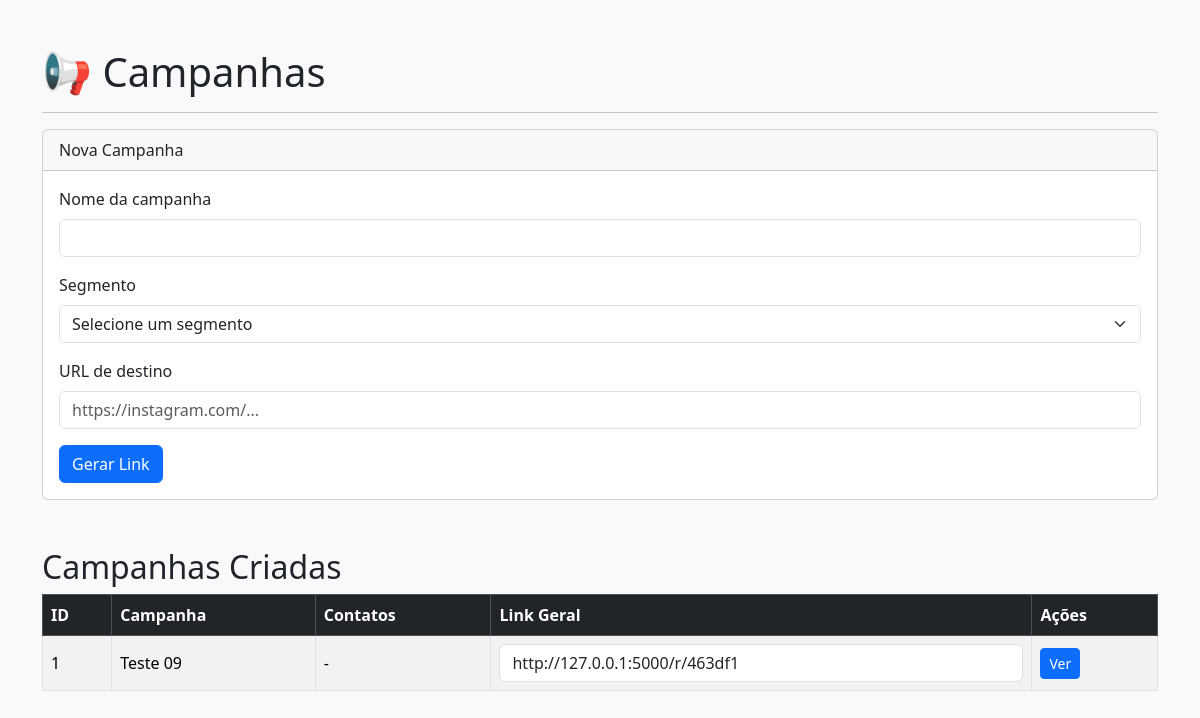
The app's page /campanhas, older data.
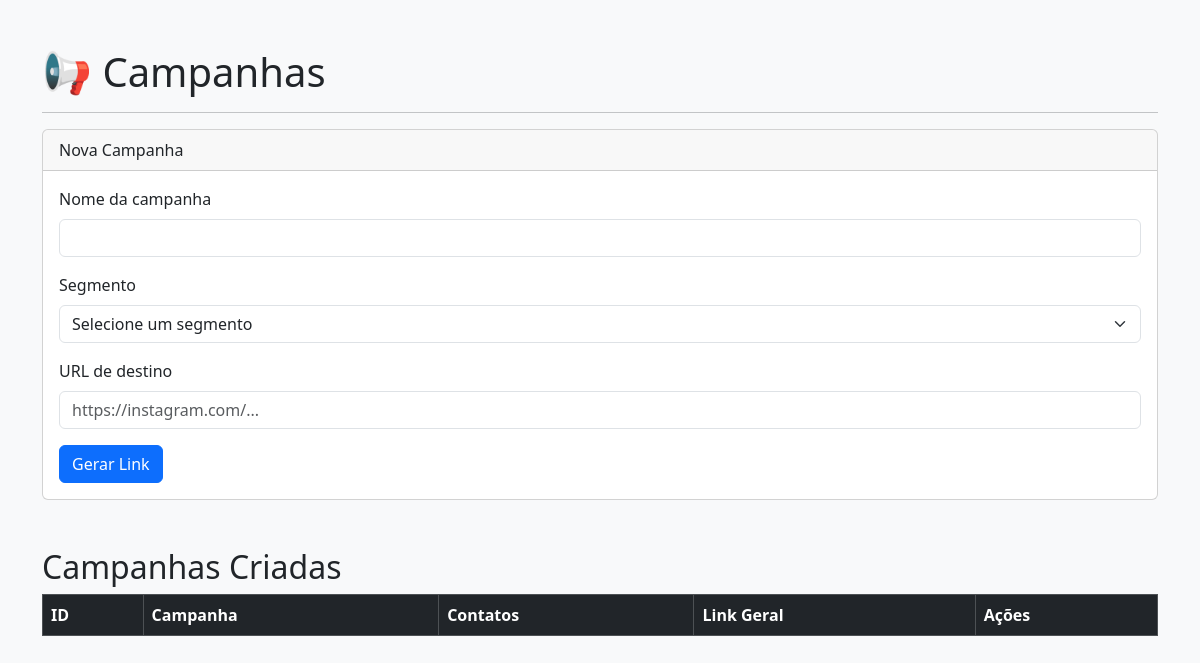
The same page, newer data.
### models/campanha.py (models this page shows)
class Campanha(db.Model):
    __tablename__ = "campanhas"
    id = db.Column(db.Integer, primary_key=True)
    titulo = db.Column(db.String(150), nullable=False)
    destino = db.Column(db.String(500), nullable=False)
    codigo = db.Column(
        db.String(20),
        unique=True,
        nullable=False
    )

### app.py (the view, shortened to what this page needs)
@app.route("/campanhas", methods=["GET", "POST"])
def campanhas():
    lista = Campanha.query.all()
    lista_segmentos = Segmento.query.all()
    return render_template(
        "campanhas.html",
        campanhas=lista,
        segmentos=lista_segmentos
    )

### templates/campanhas.html (shortened to what this page needs)
<!DOCTYPE html>
<html lang="pt-br">
<head>
    <link href="https://cdn.jsdelivr.net/npm/bootstrap@5.3.3/dist/css/bootstrap.min.css" rel="stylesheet">
</head>
<body class="bg-light">
<div class="container mt-5">
    <h1>📢 Campanhas</h1>
    <hr>
    <div class="card mb-5">
        <div class="card-header">
            Nova Campanha
        </div>
        <div class="card-body">
            <form method="POST">
                <div class="mb-3">
                    <label class="form-label">
                        Nome da campanha
                    </label>
                    <input
                        type="text"
                        class="form-control"
                        name="titulo"
                        required>
                </div>
                <div class="mb-3">
                    <label class="form-label">
                        Segmento
                    </label>
                    <select
                        class="form-select"
                        name="segmento"
                        required>
                        <option value="">Selecione um segmento</option>
                    </select>
                </div>
                <div class="mb-3">
                    <label class="form-label">
                        URL de destino
                    </label>
                    <input
                        type="text"
                        class="form-control"
                        name="destino"
                        placeholder="https://instagram.com/..."
                        required>
                </div>
                <button class="btn btn-primary">
                    Gerar Link
                </button>
            </form>
        </div>
    </div>
    <h2>Campanhas Criadas</h2>
    <table class="table table-striped table-bordered align-middle">
        <thead class="table-dark">
            <tr>
                <th>ID</th>
                <th>Campanha</th>
                <th>Contatos</th>
                <th>Link Geral</th>
                <th>Ações</th>
            </tr>
        </thead>
        <tbody>
            {% for campanha in campanhas %}
            <tr>
                <td>{{ campanha.id }}</td>
                <td>{{ campanha.titulo }}</td>
                <td>
                    -
                </td>
                <td>
                    <input
                        type="text"
                        class="form-control"
                        value="http://127.0.0.1:5000/r/{{ campanha.codigo }}"
                        readonly>
                </td>
                <td>
                    <a
                        href="/campanha/{{ campanha.id }}"
                        class="btn btn-primary btn-sm">
                        Ver
                    </a>
                </td>
            </tr>
            {% endfor %}
        </tbody>
    </table>
</div>
</body>
</html>

Row changes from the older to the newer data that the page shows:
removed Campanha: id "1", titulo "Teste 09", codigo "http://127.0.0.1:5000/r/463df1"
